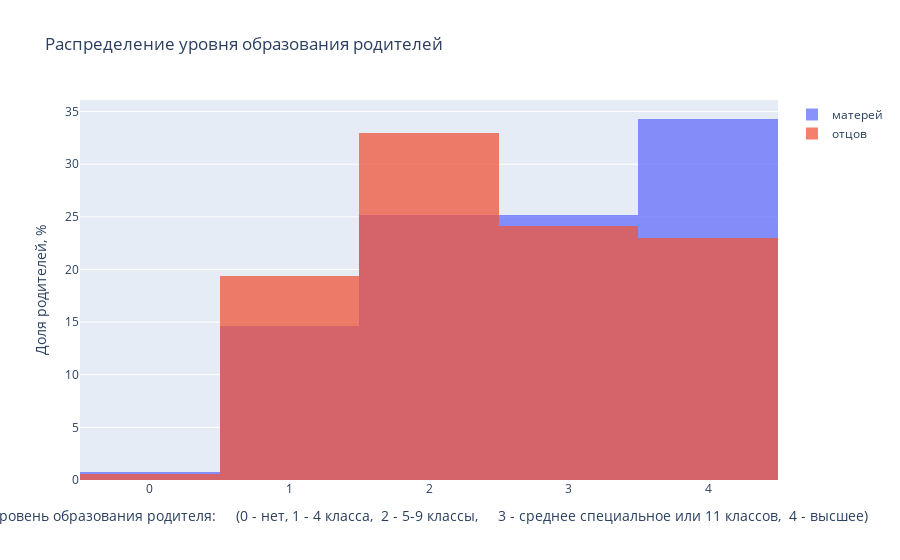

Notebook cell for this chart:
### Markdown cell above
---
### Распределение уровня образования родителей (medu, fedu)

### Code cell
fig = go.Figure()
fig.add_trace(go.Histogram(x=df['medu'], histnorm='percent', name='матерей'))
fig.add_trace(go.Histogram(x=df['fedu'], histnorm='percent', name='отцов'))

# Overlay both histograms
fig.update_layout(
    barmode='overlay',
    title_text='Распределение уровня образования родителей',
    xaxis_title_text='''
    Уровень образования родителя:
    (0 - нет, 1 - 4 класса,  2 - 5-9 классы,
    3 - среднее специальное или 11 классов,  4 - высшее)
    ''',
    yaxis_title_text='Доля родителей, %',
)
# Reduce opacity to see both histograms
fig.update_traces(opacity=0.75)
fig.show()

### Figure 1 — Plotly figure (JSON) as saved in the notebook; plotly's stock layout.template omitted (floating-point values rounded to 4 significant figures; data arrays with more than 128 entries replaced by an {"elided": "..."} marker saying what was removed)
{"data": [{"histnorm": "percent", "name": "матерей", "opacity": 0.75, "type": "histogram", "x": {"elided": "382 int values"}}, {"histnorm": "percent", "name": "отцов", "opacity": 0.75, "type": "histogram", "x": {"elided": "382 int values"}}], "layout": {"autosize": true, "barmode": "overlay", "title": {"text": "Распределение уровня образования родителей"}, "xaxis": {"autorange": true, "range": [-0.5, 4.5], "title": {"text": "\n    Уровень образования родителя:\n    (0 - нет, 1 - 4 класса,  2 - 5-9 классы,\n    3 - среднее специальное или 11 классов,  4 - высшее)\n    "}, "type": "linear"}, "yaxis": {"autorange": true, "range": [0, 36.1], "title": {"text": "Доля родителей, %"}}}}
